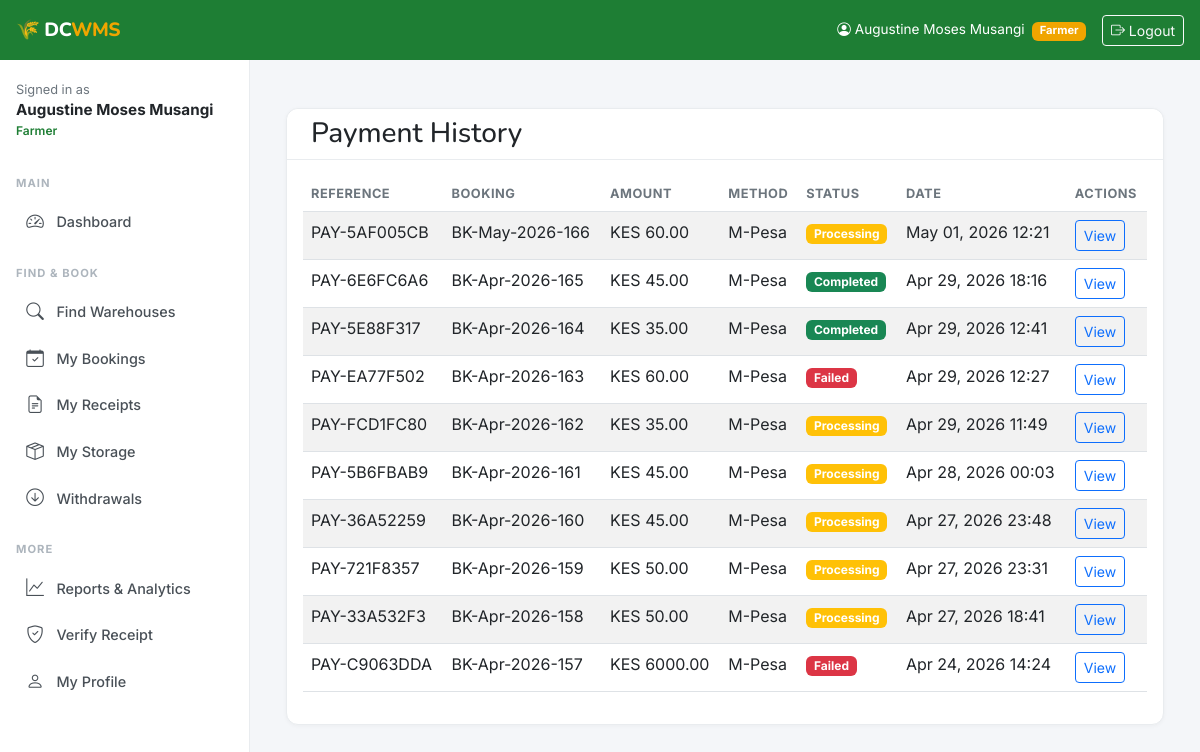
Page /payments/history/ (signed in) on the earlier database version.
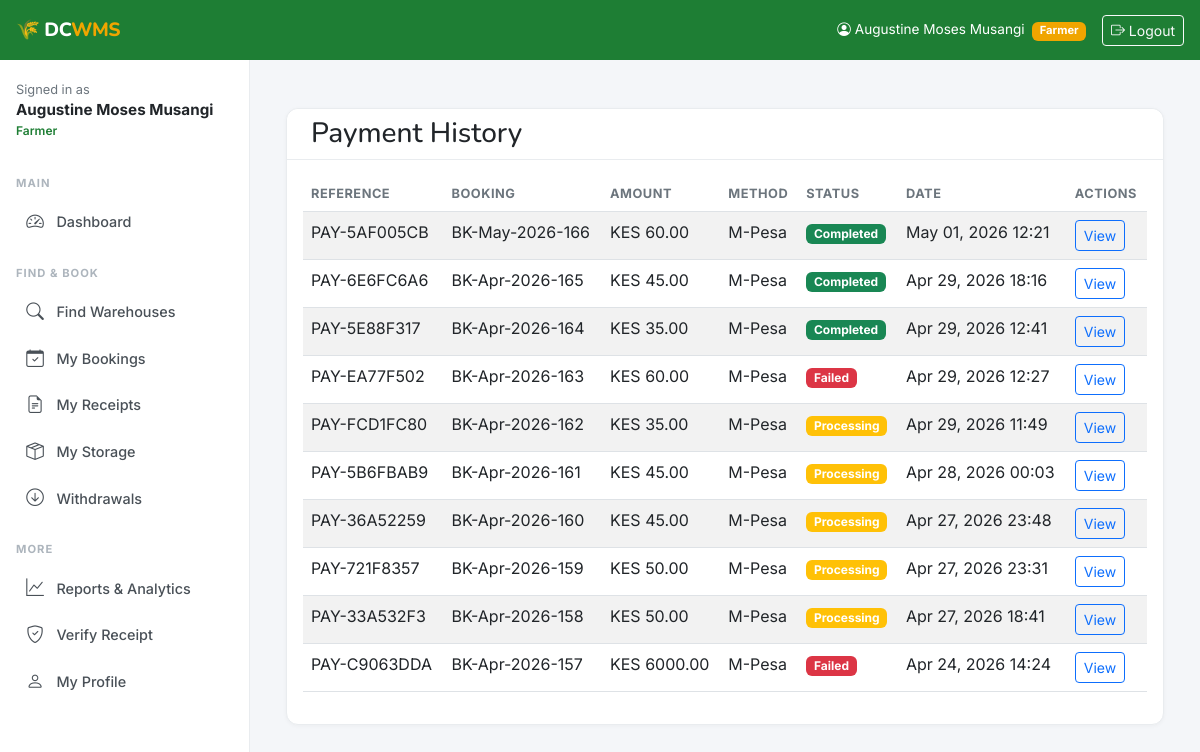
Same page on the later database version.
### payments/models.py (models this page shows, shortened)
class Payment(models.Model):
    STATUS_PENDING = 'pending'
    STATUS_PROCESSING = 'processing'
    STATUS_COMPLETED = 'completed'
    STATUS_FAILED = 'failed'
    STATUS_CANCELLED = 'cancelled'
    STATUS_CHOICES = [
        (STATUS_PENDING, 'Pending'),
        (STATUS_PROCESSING, 'Processing'),
        (STATUS_COMPLETED, 'Completed'),
        (STATUS_FAILED, 'Failed'),
        (STATUS_CANCELLED, 'Cancelled'),
    ]
    PAYMENT_METHOD_MPESA = 'mpesa'
    PAYMENT_METHOD_CHOICES = [
        (PAYMENT_METHOD_MPESA, 'M-Pesa'),
    ]
    payment_id = models.UUIDField(default=uuid.uuid4, editable=False, unique=True)
    booking = models.OneToOneField('bookings.Booking', on_delete=models.CASCADE, related_name='payment')
    farmer = models.ForeignKey(settings.AUTH_USER_MODEL, on_delete=models.CASCADE, related_name='payments')
    amount_kes = models.DecimalField(max_digits=12, decimal_places=2, validators=[MinValueValidator(0.01)])
    payment_method = models.CharField(max_length=20, choices=PAYMENT_METHOD_CHOICES, default=PAYMENT_METHOD_MPESA)
    mpesa_receipt_number = models.CharField(max_length=20, blank=True, null=True)
    mpesa_transaction_id = models.CharField(max_length=50, blank=True, null=True)
    mpesa_phone_number = models.CharField(max_length=15, blank=True, null=True)
    status = models.CharField(max_length=20, choices=STATUS_CHOICES, default=STATUS_PENDING)
    initiated_at = models.DateTimeField(auto_now_add=True)
    completed_at = models.DateTimeField(null=True, blank=True)
    callback_data = models.JSONField(null=True, blank=True)
    error_message = models.TextField(blank=True)
    class Meta:
        ordering = ['-initiated_at']
    @property
    def payment_ref(self):
        return f"PAY-{str(self.payment_id)[:8].upper()}"

### bookings/models.py (models this page shows, shortened)
class Booking(models.Model):
    STATUS_PENDING_PAYMENT = 'pending_payment'
    STATUS_CONFIRMED = 'confirmed'
    STATUS_ACTIVE = 'active'
    STATUS_COMPLETED = 'completed'
    STATUS_CANCELLED = 'cancelled'
    STATUS_CHOICES = [
        (STATUS_PENDING_PAYMENT, 'Pending Payment'),
        (STATUS_CONFIRMED, 'Confirmed'),
        (STATUS_ACTIVE, 'Active'),
        (STATUS_COMPLETED, 'Completed'),
        (STATUS_CANCELLED, 'Cancelled'),
    ]
    CEREAL_CHOICES = [
        ('maize', 'Maize'), ('wheat', 'Wheat'), ('sorghum', 'Sorghum'),
        ('millet', 'Millet'), ('barley', 'Barley'), ('rice', 'Rice'),
        ('beans', 'Beans'), ('peas', 'Peas'), ('other', 'Other'),
    ]
    booking_reference = models.CharField(max_length=20, unique=True, editable=False)
    farmer = models.ForeignKey(
        settings.AUTH_USER_MODEL, on_delete=models.CASCADE,
        related_name='bookings', limit_choices_to={'role': 'farmer'}
    )
    warehouse = models.ForeignKey(
        'warehouses.Warehouse', on_delete=models.CASCADE, related_name='bookings'
    )
    cereal_type = models.CharField(max_length=30, choices=CEREAL_CHOICES, default='maize')
    quantity_bags = models.IntegerField(
        validators=[MinValueValidator(1)],
        help_text="Number of 90kg bags"
    )
    quantity_mt = models.DecimalField(
        max_digits=8, decimal_places=3,
        help_text="Weight in metric tonnes (auto-calculated)"
    )
    storage_start_date = models.DateField()
    storage_end_date = models.DateField()
    total_fee_kes = models.DecimalField(max_digits=12, decimal_places=2, default=0)
    status = models.CharField(max_length=20, choices=STATUS_CHOICES, default=STATUS_PENDING_PAYMENT)
    farmer_notes = models.TextField(blank=True)
    created_at = models.DateTimeField(auto_now_add=True)
    updated_at = models.DateTimeField(auto_now=True)
    class Meta:
        ordering = ['-created_at']
    @property
    def booking_ref_human(self):
        return self.booking_reference or 'BK-UNKNOWN'

### payments/views.py (the view)
# urls.py: path('history/', views.payment_history, name='history'),
@login_required
def payment_history(request):
    payments = Payment.objects.filter(farmer=request.user).order_by('-initiated_at')
    context = {
        'payments': payments,
        'title': 'Payment History'
    }
    return render(request, 'payments/history.html', context)

### accounts/models.py (called while the page is built)
    @property
    def is_farmer(self):
        return self.role == self.ROLE_FARMER

    @property
    def is_operator(self):
        return self.role == self.ROLE_OPERATOR

    @property
    def is_admin_user(self):
        return self.role == self.ROLE_ADMIN or self.is_superuser

### templates/payments/history.html (shortened to what this page needs)
{% extends 'base.html' %}
{% load static %}
{% block content %}
<div class="container mt-4">
    <div class="row">
        <div class="col-12">
            <div class="card">
                <div class="card-header">
                    <h3 class="card-title mb-0">
                        Payment History
                    </h3>
                </div>
                <div class="card-body">
                    {% if payments %}
                        <div class="table-responsive">
                            <table class="table table-striped">
                                <thead>
                                    <tr>
                                        <th>Reference</th>
                                        <th>Booking</th>
                                        <th>Amount</th>
                                        <th>Method</th>
                                        <th>Status</th>
                                        <th>Date</th>
                                        <th>Actions</th>
                                    </tr>
                                </thead>
                                <tbody>
                                    {% for payment in payments %}
                                    <tr>
                                        <td>{{ payment.payment_ref }}</td>
                                        <td>{{ payment.booking.booking_ref_human }}</td>
                                        <td>KES {{ payment.amount_kes|floatformat:2 }}</td>
                                        <td>{{ payment.get_payment_method_display }}</td>
                                        <td>
                                            {% if payment.status == 'completed' %}
                                                <span class="badge bg-success">Completed</span>
                                            {% elif payment.status == 'processing' %}
                                                <span class="badge bg-warning">Processing</span>
                                            {% elif payment.status == 'failed' %}
                                                <span class="badge bg-danger">Failed</span>
                                            {% else %}
                                                <span class="badge bg-secondary">{{ payment.get_status_display }}</span>
                                            {% endif %}
                                        </td>
                                        <td>{{ payment.initiated_at|date:"M d, Y H:i" }}</td>
                                        <td>
                                            <a href="{% url 'payments:status' payment.payment_id %}" class="btn btn-sm btn-outline-primary">
                                                 View
                                            </a>
                                        </td>
                                    </tr>
                                    {% endfor %}
                                </tbody>
                            </table>
                        </div>
                    {% else %}
                        <div class="text-center py-5">
                            <i class="fas fa-receipt fa-3x text-muted mb-3"></i>
                            <h4 class="text-muted">No Payments Found</h4>
                            <p class="text-muted">You haven't made any payments yet.</p>
                        </div>
                    {% endif %}
                </div>
            </div>
        </div>
    </div>
</div>
{% endblock %}

Differences in the rows shown:
changed Payment "PAY-5AF005CB": status "Processing" → "Completed"
